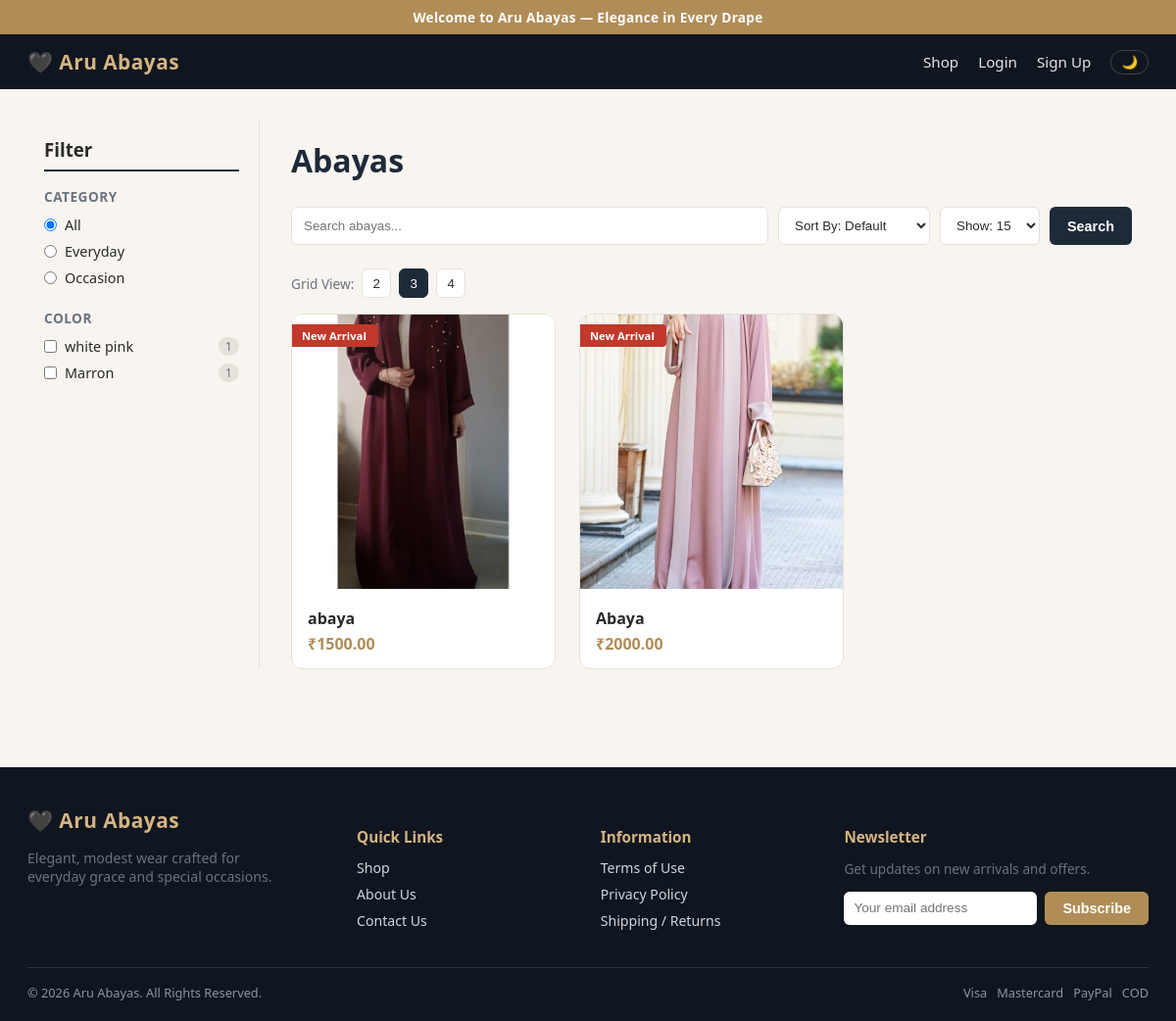
The page / on the database its author committed.
### models.py (models this page shows, shortened)
class Product(db.Model):
    id = db.Column(db.Integer, primary_key=True)
    name = db.Column(db.String(200), nullable=False)
    description = db.Column(db.Text)
    price = db.Column(db.Float, nullable=False)
    category = db.Column(db.String(100))  # e.g. Everyday, Occasion, Embroidered, Open Abaya
    fabric = db.Column(db.String(100))
    color = db.Column(db.String(50))
    sizes = db.Column(db.String(100))  # comma-separated e.g. "S,M,L,XL"
    stock = db.Column(db.Integer, default=0)
    image_filename = db.Column(db.String(255))
    is_active = db.Column(db.Boolean, default=True)
    is_new_arrival = db.Column(db.Boolean, default=False)
    created_at = db.Column(db.DateTime, default=datetime.utcnow)
    order_items = db.relationship('OrderItem', backref='product', lazy=True)
    @property
    def in_stock(self):
        return self.stock > 0

### app.py (the view)
@app.route('/')
def storefront():
    query = request.args.get('q', '').strip()
    category = request.args.get('category', '').strip()
    selected_colors = request.args.getlist('color')
    sort = request.args.get('sort', 'default')
    show = request.args.get('show', '15')
    base_query = Product.query.filter_by(is_active=True)
    color_counts = {}
    for p in base_query.all():
        if p.color:
            color_counts[p.color] = color_counts.get(p.color, 0) + 1
    products_query = base_query
    if query:
        products_query = products_query.filter(Product.name.ilike(f'%{query}%'))
    if category:
        products_query = products_query.filter_by(category=category)
    if selected_colors:
        products_query = products_query.filter(Product.color.in_(selected_colors))
    if sort == 'price_asc':
        products_query = products_query.order_by(Product.price.asc())
    elif sort == 'price_desc':
        products_query = products_query.order_by(Product.price.desc())
    elif sort == 'name':
        products_query = products_query.order_by(Product.name.asc())
    else:
        products_query = products_query.order_by(Product.created_at.desc())
    products = products_query.all()
    if show != 'all':
        try:
            products = products[:int(show)]
        except ValueError:
            pass
    categories = [c[0] for c in db.session.query(Product.category).distinct() if c[0]]
    wishlist_ids = set()
    if current_user.is_authenticated:
        wishlist_ids = {w.product_id for w in Wishlist.query.filter_by(user_id=current_user.id).all()}
    return render_template(
        'storefront.html',
        products=products,
        categories=categories,
        color_counts=color_counts,
        selected_colors=selected_colors,
        query=query,
        selected_category=category,
        sort=sort,
        show=show,
        wishlist_ids=wishlist_ids
    )

### templates/storefront.html (shortened to what this page needs)
{% extends 'base.html' %}
{% block content %}
<div class="shop-layout">
    <aside class="filter-sidebar">
        <h3 class="filter-title">Filter</h3>
        <form method="get" id="filterForm">
            <div class="filter-group">
                <div class="filter-group-title">Category</div>
                <label class="filter-check">
                    <input type="radio" name="category" value="" {% if not selected_category %}checked{% endif %} onchange="this.form.submit()">
                    All
                </label>
                {% for c in categories %}
                <label class="filter-check">
                    <input type="radio" name="category" value="{{ c }}" {% if c == selected_category %}checked{% endif %} onchange="this.form.submit()">
                    {{ c }}
                </label>
                {% endfor %}
            </div>
            <div class="filter-group">
                <div class="filter-group-title">Color</div>
                {% for color, count in color_counts.items() %}
                <label class="filter-check">
                    <input type="checkbox" name="color" value="{{ color }}"
                           {% if color in selected_colors %}checked{% endif %} onchange="this.form.submit()">
                    {{ color }} <span class="filter-count">{{ count }}</span>
                </label>
                {% endfor %}
            </div>
        </form>
    </aside>
    <div class="shop-main">
        <div class="page-header">
            <h1>Abayas</h1>
        </div>
        <form method="get" class="search-form">
            <input type="text" name="q" placeholder="Search abayas..." value="{{ query }}">
            <select name="sort" onchange="this.form.submit()">
                <option value="default" {% if sort == 'default' %}selected{% endif %}>Sort By: Default</option>
            </select>
            <select name="show" onchange="this.form.submit()">
                <option value="15" {% if show == '15' %}selected{% endif %}>Show: 15</option>
            </select>
            <button type="submit" class="btn btn-primary">Search</button>
        </form>
        <div class="grid-view-toggle">
            <span>Grid View:</span>
            <button type="button" class="grid-toggle-btn" data-cols="2">2</button>
            <button type="button" class="grid-toggle-btn active" data-cols="3">3</button>
            <button type="button" class="grid-toggle-btn" data-cols="4">4</button>
        </div>
        {% if products %}
        <div class="product-grid" id="productGrid">
            {% for product in products %}
            <div class="product-card-wrap">
                <a href="{{ url_for('product_detail', product_id=product.id) }}" class="product-card">
                    {% if product.is_new_arrival %}<span class="ribbon">New Arrival</span>{% endif %}
                    {% if product.image_filename %}
                        <img src="{{ url_for('static', filename='uploads/' + product.image_filename) }}" alt="{{ product.name }}">
                    {% else %}
                        <div class="no-image">No Image</div>
                    {% endif %}
                    <div class="info">
                        <div class="name">{{ product.name }}</div>
                        <div class="price">₹{{ '%.2f'|format(product.price) }}</div>
                    </div>
                </a>
            </div>
            {% endfor %}
        </div>
        {% else %}
        <p class="empty-state">No abayas found.</p>
        {% endif %}
    </div>
</div>
{% endblock %}

### templates/base.html (shortened to what this page needs)
<!DOCTYPE html>
<html lang="en">
<head>
    <link rel="stylesheet" href="{{ url_for('static', filename='style.css') }}">
</head>
<body>
    <div class="promo-bar">Welcome to Aru Abayas — Elegance in Every Drape</div>
    <nav class="navbar">
        <a href="{{ url_for('storefront') }}" class="nav-brand" style="text-decoration:none;">🖤 Aru Abayas</a>
        <div class="nav-links">
            <a href="{{ url_for('storefront') }}">Shop</a>
            {% if current_user.is_authenticated %}
                <a href="{{ url_for('wishlist') }}">Wishlist</a>
                <a href="{{ url_for('cart') }}">Cart</a>
                <a href="{{ url_for('my_orders') }}">My Orders</a>
                {% if current_user.is_admin %}
                    <a href="{{ url_for('admin_dashboard') }}">Admin</a>
                {% endif %}
                <a href="{{ url_for('logout') }}" class="logout-link">Logout</a>
            {% else %}
                <a href="{{ url_for('login') }}">Login</a>
                <a href="{{ url_for('signup') }}">Sign Up</a>
            {% endif %}
            <button id="theme-toggle" class="theme-toggle-btn" title="Toggle dark mode">🌙</button>
        </div>
    </nav>
    <main class="container">
        {% block content %}{% endblock %}
    </main>
    <footer class="site-footer">
        <div class="footer-grid">
            <div class="footer-brand">
                <div class="nav-brand" style="margin-bottom:10px;">🖤 Aru Abayas</div>
                <p style="color:var(--text-muted); font-size:0.88rem; max-width:260px;">
                    Elegant, modest wear crafted for everyday grace and special occasions.
                </p>
            </div>
            <div>
                <h4 class="footer-heading">Quick Links</h4>
                <a href="{{ url_for('storefront') }}">Shop</a>
                <a href="#">About Us</a>
                <a href="#">Contact Us</a>
            </div>
            <div>
                <h4 class="footer-heading">Information</h4>
                <a href="#">Terms of Use</a>
                <a href="#">Privacy Policy</a>
                <a href="#">Shipping / Returns</a>
            </div>
            <div>
                <h4 class="footer-heading">Newsletter</h4>
                <p style="color:var(--text-muted); font-size:0.85rem;">Get updates on new arrivals and offers.</p>
                <form method="post" action="{{ url_for('newsletter_subscribe') }}" class="newsletter-form">
                    <input type="email" name="email" placeholder="Your email address" required>
                    <button type="submit" class="btn btn-gold">Subscribe</button>
                </form>
            </div>
        </div>
        <div class="footer-bottom">
            <span>&copy; 2026 Aru Abayas. All Rights Reserved.</span>
            <span class="payment-icons">Visa &nbsp; Mastercard &nbsp; PayPal &nbsp; COD</span>
        </div>
    </footer>
</body>
</html>

### rows shown on the page
Product: color "white pink", count "1", is_new_arrival "New Arrival", image_filename (picture), name "Abaya", price "2000.00"
Product: color "Marron", count "1", is_new_arrival "New Arrival", image_filename (picture), name "abaya", price "1500.00"

### other values the page prints
{{ c }} "Everyday" "Occasion"
